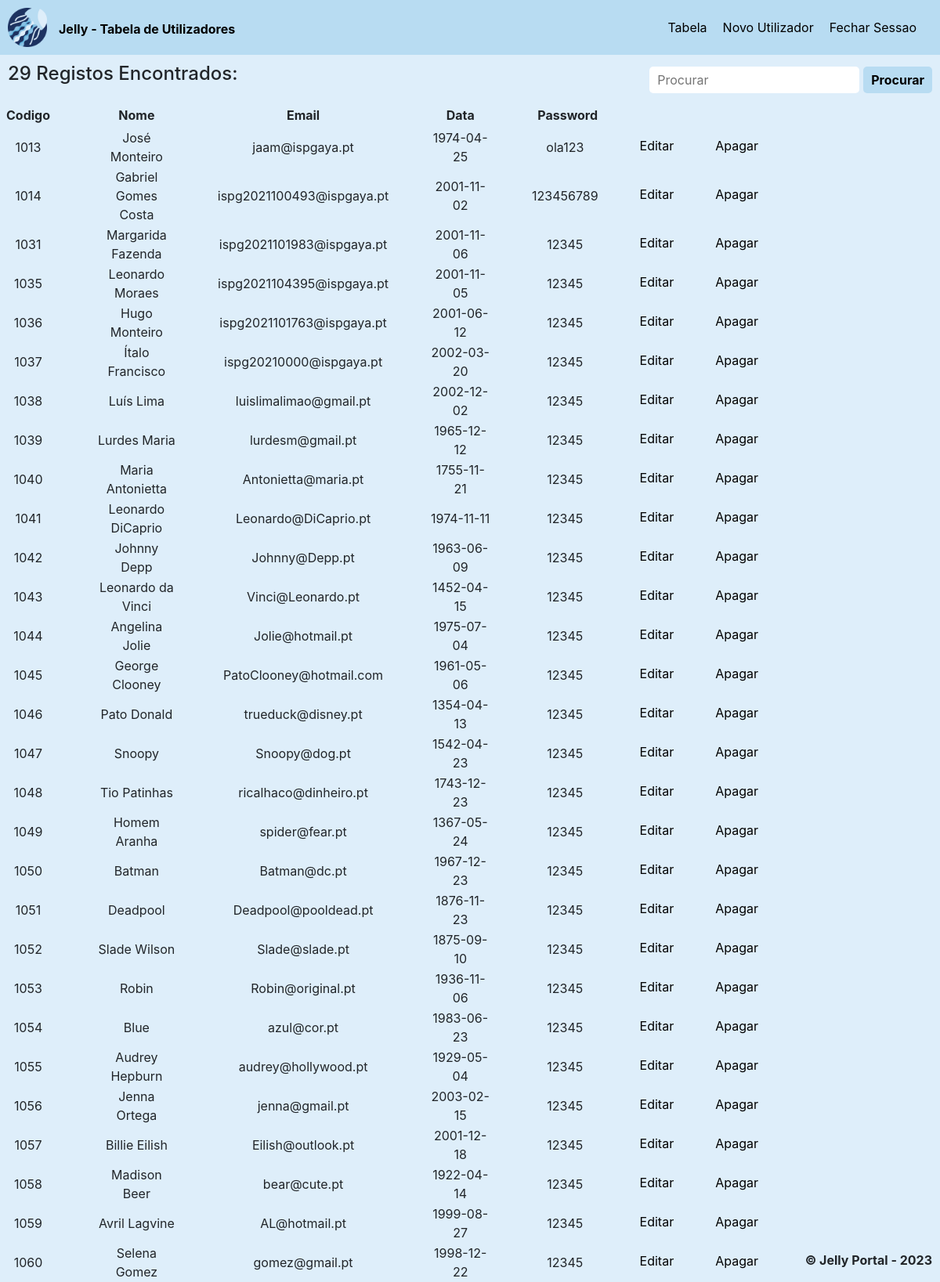
The page /tabela.php (signed in) on the database its author committed.
### tables this page shows
CREATE TABLE `utilizadores` (
  `codigo` int(4) NOT NULL,
  `nome` varchar(50) NOT NULL,
  `email` varchar(50) NOT NULL,
  `data` date NOT NULL,
  `password` varchar(50) NOT NULL,
  `cargo` varchar(50) NOT NULL
);

### tabela.php (the view, shortened to what this page needs)
<?php
if ($_SESSION['login'] == TRUE and $_SESSION['manager'] == TRUE) {
  include("db_connect.php");
  if (isset($_POST['pesquisa'])) {
    $query = "SELECT * FROM utilizadores WHERE nome LIKE '%$_POST[pesquisa]%' OR email LIKE '%$_POST[pesquisa]%'";
    $result = mysqli_query($conn, $query);
  } else {
    $query = "SELECT * FROM utilizadores";
    $result = mysqli_query($conn, $query);
  }
?>
  <!DOCTYPE html>
  <html lang="pt">
  <head>
    <link href="bootstrap413/css/bootstrap.css" rel="stylesheet">
    <link rel="stylesheet" href="tabela.css">
  </head>
  <body>
    <header>
      <nav>
        <ul>
          <img class=logo src="imagens/jellyfish.png">
          <a class=titulo>Jelly - Tabela de Utilizadores</a>
        </ul>
        <div>
          <ul>
            <li>
              <a href="tabela.php">Tabela</a>
            </li>
            <li>
              <a href="novo_user.php">Novo Utilizador</a>
            </li>
            <li>
              <a href="encerrar.php">Fechar Sessao</a>
            </li>
          </ul>
        </div>
      </nav>
    </header>
    <main>
      <form class=barraPesquisa name="frmPesquisa" method="post" action="tabela.php">
        <input type="text" placeholder="Procurar" aria-label="Search" name="pesquisa">
        <button class=BotaoSearch type="submit">Procurar</button>
      </form>
      <div>
        <h4 class=registos>
          <?PHP echo mysqli_num_rows($result) ?> Registos Encontrados:
        </h4>
      </div>
      <div>
        <table style="width:85%">
          <tr>
            <td width="80"><strong>Codigo</strong></td>
            <td><strong>Nome</strong></td>
            <td><strong>Email</strong></td>
            <td><strong>Data</strong></td>
            <td><strong>Password</strong></td>
          </tr>
          <?php while ($row = mysqli_fetch_assoc($result)) {
          ?>
            <tr>
              <td>
                <?PHP echo $row["codigo"] ?>
              </td>
              <td>
                <?PHP echo $row["nome"] ?>
              </td>
              <td>
                <?PHP echo $row["email"] ?>
              </td>
              <td>
                <?PHP echo $row["data"] ?>
              </td>
              <td>
                <?PHP echo $row["password"] ?>
              </td>
              <td><a href="editar.php?codigo=<?PHP echo $row["codigo"] ?>">Editar</a></td>
              <td><a href="apagar.php?codigo=<?PHP echo $row["codigo"] ?>">Apagar</a></td>
            </tr>
          <?php } ?>
        </table>
      </div>
      <footer">
        <p class="copyright">&copy; Jelly Portal - 2023</p>
    </main>
  </body>
  </html>
<?php
} else {
  header('Location: login.php');
}
?>

### tabela.css (style rules this page uses)
.logo { width: 50px; }
.titulo { padding-left: 15px; padding-top: 15px; font-weight: bold; }
nav { background-color: #b8dcf2; }
.barraPesquisa { list-style-type: none; margin: 0; margin-top: 10px; margin-bottom: 10px; padding: 0; float: right; right: 100; padding: 5px; }
.BotaoSearch { background-color: #b8dcf2; font-weight: bold; margin-right: 5px; }
body { margin: 0; font-family: -apple-system, BlinkMacSystemFont, "Segoe UI", Roboto, "Helvetica Neue", Arial, sans-serif, "Apple Color Emoji", "Segoe UI Emoji", "Segoe UI Symbol", "Noto Color Emoji"; font-size: 1rem; font-weight: 400; line-height: 1.5; color: #212529; text-align: left; background-color: #deeefa; }
.registos { padding: 10px; }
.copyright { text-align: right; padding-right: 10px; font-weight: bold; position: fixed; bottom: 0; right: 0 }

### rows shown on the page
utilizadores: codigo "1013", nome "José Monteiro", email "jaam@ispgaya.pt", data "1974-04-25", password "ola123"
utilizadores: codigo "1014", nome "Gabriel Gomes Costa", email "ispg2021100493@ispgaya.pt", data "2001-11-02", password "123456789"
utilizadores: codigo "1031", nome "Margarida Fazenda", email "ispg2021101983@ispgaya.pt", data "2001-11-06", password "12345"
utilizadores: codigo "1035", nome "Leonardo Moraes", email "ispg2021104395@ispgaya.pt", data "2001-11-05", password "12345"
utilizadores: codigo "1036", nome "Hugo Monteiro", email "ispg2021101763@ispgaya.pt", data "2001-06-12", password "12345"
utilizadores: codigo "1037", nome "Ítalo Francisco", email "ispg20210000@ispgaya.pt", data "2002-03-20", password "12345"
utilizadores: codigo "1038", nome "Luís Lima", email "luislimalimao@gmail.pt", data "2002-12-02", password "12345"
utilizadores: codigo "1039", nome "Lurdes Maria", email "lurdesm@gmail.pt", data "1965-12-12", password "12345"
utilizadores: codigo "1040", nome "Maria Antonietta", email "Antonietta@maria.pt", data "1755-11-21", password "12345"
utilizadores: codigo "1041", nome "Leonardo DiCaprio", email "Leonardo@DiCaprio.pt", data "1974-11-11", password "12345"
utilizadores: codigo "1042", nome "Johnny Depp", email "Johnny@Depp.pt", data "1963-06-09", password "12345"
utilizadores: codigo "1043", nome "Leonardo da Vinci", email "Vinci@Leonardo.pt", data "1452-04-15", password "12345"
utilizadores: codigo "1044", nome "Angelina Jolie", email "Jolie@hotmail.pt", data "1975-07-04", password "12345"
utilizadores: codigo "1045", nome "George Clooney", email "PatoClooney@hotmail.com", data "1961-05-06", password "12345"
utilizadores: codigo "1046", nome "Pato Donald", email "trueduck@disney.pt", data "1354-04-13", password "12345"
utilizadores: codigo "1047", nome "Snoopy", email "Snoopy@dog.pt", data "1542-04-23", password "12345"
utilizadores: codigo "1048", nome "Tio Patinhas", email "ricalhaco@dinheiro.pt", data "1743-12-23", password "12345"
utilizadores: codigo "1049", nome "Homem Aranha", email "spider@fear.pt", data "1367-05-24", password "12345"
utilizadores: codigo "1050", nome "Batman", email "Batman@dc.pt", data "1967-12-23", password "12345"
utilizadores: codigo "1051", nome "Deadpool", email "Deadpool@pooldead.pt", data "1876-11-23", password "12345"
utilizadores: codigo "1052", nome "Slade Wilson", email "Slade@slade.pt", data "1875-09-10", password "12345"
utilizadores: codigo "1053", nome "Robin", email "Robin@original.pt", data "1936-11-06", password "12345"
utilizadores: codigo "1054", nome "Blue", email "azul@cor.pt", data "1983-06-23", password "12345"
utilizadores: codigo "1055", nome "Audrey Hepburn", email "audrey@hollywood.pt", data "1929-05-04", password "12345"
utilizadores: codigo "1056", nome "Jenna Ortega", email "jenna@gmail.pt", data "2003-02-15", password "12345"
utilizadores: codigo "1057", nome "Billie Eilish", email "Eilish@outlook.pt", data "2001-12-18", password "12345"
utilizadores: codigo "1058", nome "Madison Beer", email "bear@cute.pt", data "1922-04-14", password "12345"
utilizadores: codigo "1059", nome "Avril Lagvine", email "AL@hotmail.pt", data "1999-08-27", password "12345"
utilizadores: codigo "1060", nome "Selena Gomez", email "gomez@gmail.pt", data "1998-12-22", password "12345"

### other values the page prints
mysqli_num_rows($result) "29"
